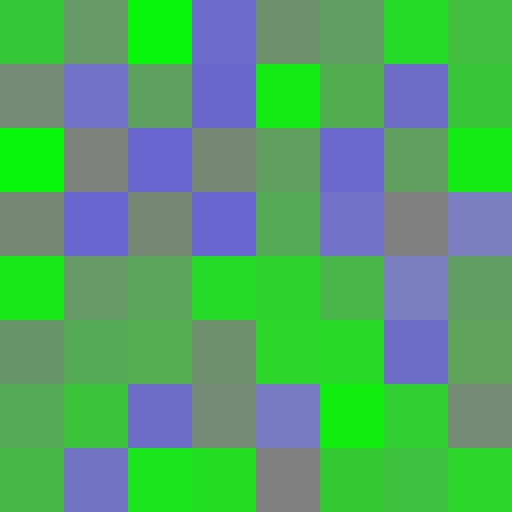
Frame 1 (no input)
Frame 60 (the mouse pressed at the canvas centre just before this capture): identical to frame 1, image omitted
Frame 120 (the mouse held since frame 60 and released just before this capture): identical to frame 1, image omitted

The Processing sketch that drew this single still picture (run headless with seeded random() and noise(); from frame 60 on, the mouse is pressed at the canvas centre):

// Processing sketch: processing_141738
// ── processing_141738.pde

int[][] grad = new int[1][1];



void setup() {
  grad = new int[8][8];
  size(512, 512);
  for(int x = 0; x < grad.length; x++){
    for(int y = 0; y < grad[x].length; y++){
      grad[x][y] = int(random(100, 255));
    }
  }
  
  for(int x = 0; x < grad.length; x++){
    for(int y = 0; y < grad[x].length; y++){
      int colorValue = grad[x][y];
      if (colorValue < 128){
        fill(colorValue, colorValue, 255 - colorValue/2);
        stroke(colorValue, colorValue, 255 - colorValue/2);
      }else{
        fill(255 - colorValue, colorValue, 255 - colorValue);
        stroke(255 - colorValue, colorValue, 255 - colorValue);
      }
      rect((x * width / grad.length), (y * height / grad[x].length), (width / grad.length), (height / grad[x].length));
    }
  }
}

void draw() {
}



void mouseClicked(){
  int[][] temp = new int[grad.length * 2 - 1][grad[1].length * 2 - 1];
  
  for(int x = 0; x < grad.length; x++){
    for(int y = 0; y < grad[x].length; y++){
      temp[x*2][y*2] = grad[x][y];
    }
  }
  
  for(int x = 0; x < grad.length - 1; x++){
    for(int y = 0; y < grad[x].length; y++){
      temp[x*2 + 1][y*2] = abs((grad[x][y] + grad[x + 1][y])/2 + int(random(-5, 5)));
    }
  }
  
  for(int x = 0; x < grad.length; x++){
    for(int y = 0; y < grad[x].length - 1; y++){
      temp[x*2][y*2 + 1] = abs((grad[x][y] + grad[x][y + 1])/2 + int(random(-5, 5)));
    }
  }
  
  for(int x = 0; x < grad.length - 1; x++){
    for(int y = 0; y < grad[x].length - 1; y++){
      temp[x*2 + 1][y*2 + 1] = abs((grad[x][y] + grad[x + 1][y] + grad[x][y + 1] + grad[x + 1][y + 1])/4 + int(random(-10, 10)));
    }
  }
  
  grad = temp;
  
  display();
  
}

void display() {
  for(int x = 0; x < grad.length; x++){
    for(int y = 0; y < grad[x].length; y++){
      int colorValue = grad[x][y];
      if (colorValue < 128){
        fill(colorValue*0.8, colorValue*0.8, 350 - colorValue/2);
        stroke(colorValue*0.8, colorValue*0.8, 350 - colorValue/2);
      }else{
        fill(200 - colorValue, colorValue, 200 - colorValue);
        stroke(200 - colorValue, colorValue, 200 - colorValue);
      }
      rect((x * width / grad.length), (y * height / grad[x].length), (width / grad.length), (height / grad[x].length));
    }
  }
}

void keyPressed() {
  if (key == 's') {
    save("background.png");
  }else{
    if (key == ' '){
      //create greater contrast, smooth it out
      int[][] temp = grad;
      for(int x = 1; x < grad.length - 1; x++){
        for(int y = 1; y < grad[x].length - 1; y++){
          int borderValue = 0;
          if (grad[x+1][y+1] > 128) {
            borderValue += 1;
          }
          if (grad[x][y+1] > 128) {
            borderValue += 1;
          }
          if (grad[x-1][y+1] > 128) {
            borderValue += 1;
          }
          if (grad[x+1][y] > 128) {
            borderValue += 1;
          }
          if (grad[x-1][y] > 128) {
            borderValue += 1;
          }
          if (grad[x+1][y-1] > 128) {
            borderValue += 1;
          }
          if (grad[x][y-1] > 128) {
            borderValue += 1;
          }
          if (grad[x-1][y-1] > 128) {
            borderValue += 1;
          }
          if ( temp[x][y] < 150 && temp[x][y] > 50){
            temp[x][y] += (5 * (borderValue - 4));
          }
          
        }
      }
      grad = temp;
      display();
    }
  }
}
